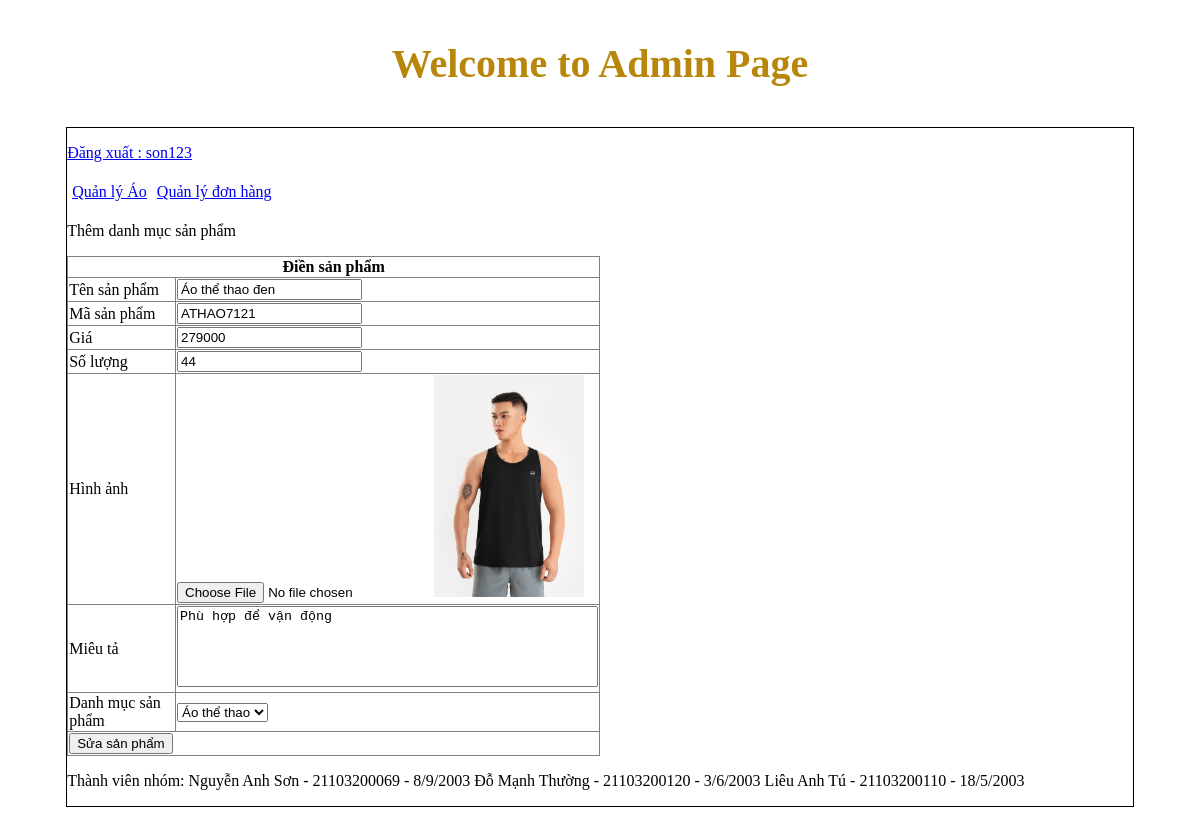
/admin/index.php?action=quanlyao&query=sua&idao=21 (signed in), run on the app's committed database.
### tables this page shows
CREATE TABLE `tbl_ao` (
  `id_ao` int(11) NOT NULL,
  `tenao` varchar(100) NOT NULL,
  `maao` varchar(100) NOT NULL,
  `giaao` float NOT NULL,
  `soluong` int(11) NOT NULL,
  `hinhanh` varchar(100) NOT NULL,
  `mieuta` text NOT NULL,
  `id_danhmuc` int(11) NOT NULL,
  `trangthai` int(11) NOT NULL,
  `banchay` int(11) NOT NULL
);

### admin/modules/quanlyao/sua.php (the view)
<?php
    $sql_sua_sp="SELECT * FROM tbl_ao WHERE id_ao='$_GET[idao]' LIMIT 1";
    $result_sua_sp= mysqli_query($connect,$sql_sua_sp);
?>
 <p>Thêm danh mục sản phẩm</p>
 <table border="1" width="50%" style="border-collapse: collapse;">
    <form method="POST" action="modules/quanlyao/xuly.php?idao=<?php echo $_GET['idao']?>" enctype="multipart/form-data">
 <?php
    while($row =mysqli_fetch_array($result_sua_sp)){
?>
    <tr>
        <th colspan="2">Điền sản phẩm</th>
    </tr>
    <tr>
        <td>Tên sản phẩm</td>
        <td><input type="text"  value="<?php echo $row['tenao']?>" name="tenao" ></td>
    </tr>
    <tr>
        <td>Mã sản phẩm</td>
        <td><input type="text" name="maao" value="<?php echo $row['maao']?>" ></td>
    </tr>
    <tr>
        <td>Giá</td>
        <td><input type="number" name="giaao" value="<?php echo $row['giaao']?>"></td>
    </tr>
    <tr>
        <td>Số lượng</td>
        <td><input type="text" name="soluong" value="<?php echo $row['soluong']?>"></td>
    </tr>
    <tr>
        <td>Hình ảnh</td>
        <td><input type="file" name="hinhanh" >
        <img src="modules/quanlyao/uploads/<?php echo $row['hinhanh'] ?> " width="150px" >
    </td>
    </tr>
    <tr>
        <td>Miêu tả</td>
        <td> <textarea name="mieuta" rows="5"  cols="50" style="resize: none;"><?php echo $row['mieuta']?></textarea> </td>
    </tr>
    <tr>
        <td>Danh mục sản phẩm</td>
        <td>
          <select name="danhmuc">
                <?php
                    $sql_danhmuc="SELECT * FROM tbl_danhmuc ORDER BY id_danhmuc DESC";
                    $query_danhmuc=mysqli_query($connect,$sql_danhmuc);
                    while($row_danhmuc=mysqli_fetch_array($query_danhmuc)){
                        if($row_danhmuc['id_danhmuc']==$row['id_danhmuc']){
                ?>
                <option value="<?php echo $row_danhmuc['id_danhmuc']?>" selected><?php echo $row_danhmuc['tendanhmuc']?></option>
                <?php
                        }else{
                ?>
                <option value="<?php echo $row_danhmuc['id_danhmuc']?>"><?php echo $row_danhmuc['tendanhmuc']?></option>
                <?php
                        }
                    }
                ?>
          </select>
        </td>
    </tr>
    <tr>
        <td colspan="2"><input type="submit" value="Sửa sản phẩm" name="suasanpham"></td>
    </tr>
</form>
<?php
}
?>
 </table>

### data on the page
tbl_ao: tenao "Áo thể thao đen", maao "ATHAO7121", giaao "279000", soluong "44", hinhanh (picture), mieuta "Phù hợp để vận động"

### other printed values
$_SESSION['dangnhap'] "son123"
form field danhmuc "Áo thể thao"
